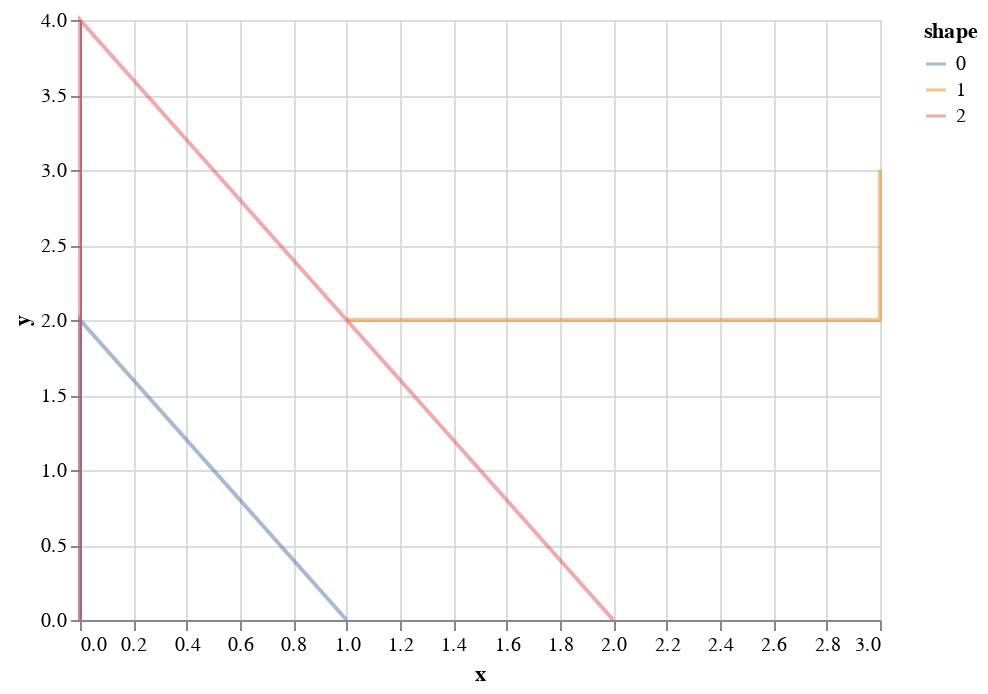

Notebook cell for this chart:
### Code cell
import altair as alt

alt.Chart(points).mark_line(opacity=0.5).encode(
    x='x',
    y='y',
    detail='shape',
    color='shape:N'
)

### Figure 1 — Vega-Lite specification as saved in the notebook (floating-point values rounded to 4 significant figures)
{"config": {"view": {"continuousWidth": 400, "continuousHeight": 300}}, "data": {"name": "data-28b7252a2dc4b45238c1274f5dffb9c6"}, "mark": {"type": "line", "opacity": 0.5}, "encoding": {"color": {"field": "shape", "type": "nominal"}, "detail": {"field": "shape", "type": "quantitative"}, "x": {"field": "x", "type": "quantitative"}, "y": {"field": "y", "type": "quantitative"}}, "$schema": "https://vega.github.io/schema/vega-lite/v4.17.0.json", "datasets": {"data-28b7252a2dc4b45238c1274f5dffb9c6": [{"x": 0.0, "y": 0.0, "shape": 0, "point": 0}, {"x": 0.0, "y": 2.0, "shape": 0, "point": 1}, {"x": 1.0, "y": 0.0, "shape": 0, "point": 2}, {"x": 3.0, "y": 2.0, "shape": 1, "point": 0}, {"x": 1.0, "y": 2.0, "shape": 1, "point": 1}, {"x": 3.0, "y": 3.0, "shape": 1, "point": 2}, {"x": 0.0, "y": 0.0, "shape": 2, "point": 0}, {"x": 0.0, "y": 4.0, "shape": 2, "point": 1}, {"x": 2.0, "y": 0.0, "shape": 2, "point": 2}]}}
